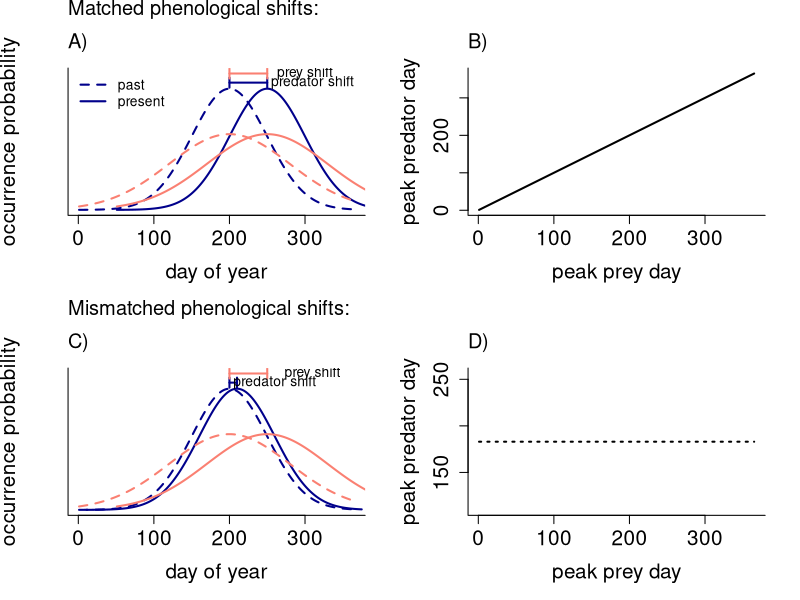

Source code (R):
#Script to make schematic figure of hypotheses tested with the SRKW work
#started October 8, 2019
#Create phenology curve for SRKWs:
meannum<-30
phenshift<-10
numshift<--5
doy<-seq(1,365,by=1)
whaledays<-dnorm(doy,mean=200,sd=50)
preydays<-dnorm(doy,mean=200,sd=80)

doy_shift<-doy+50
pdf("/Users/aileneettinger/Documents/GitHub/fishphen/analyses/figures/srkw_schematic.pdf",height=8, width=8)
#quartz(height=8,width=8)

par(mfrow=c(2,2))
plot(doy,whaledays, xlab= "day of year", ylab= "occurrence probability",xlim=c(1,365),ylim=c(0,max(whaledays)+.001),yaxt="n", type="l", col = "darkblue",lty=2, lwd=2, cex.axis=1.5, cex.lab=1.5, bty="l")

lines(doy_shift,whaledays,lty=1, lwd=2,col="darkblue")
lines(doy,preydays,lty=2, lwd=2,col="salmon")
lines(doy_shift,preydays,lty=1, lwd=2,col="salmon")
mtext("Matched phenological shifts:", side=3, line=3, adj=0, cex=1.2)
mtext("A)", side=3, line=1, adj=0, cex=1.2)

legend("topleft",legend=c("past","present"),lty=c(2,1), lwd=2, bty="n", col= "darkblue")
arrows(doy[which(whaledays==max(whaledays))],max(whaledays)+.0004,doy_shift[which(whaledays==max(whaledays))],max(whaledays)+.0004, code=3, angle=90, length=.05, lwd=2, col="darkblue")
arrows(doy[which(preydays==max(preydays))],max(whaledays)+.001,doy_shift[which(preydays==max(preydays))],max(whaledays)+.001, code=3, angle=90, length=.05, lwd=2, col="salmon")
text(doy_shift[which(whaledays==max(whaledays))]+60,max(whaledays)+.0004,"predator shift")
text(doy_shift[which(preydays==max(preydays))]+50,max(whaledays)+.001,"prey shift")

plot(doy,doy, xlab= "peak prey day", ylab= "peak predator day", type="l", lty=1, lwd=2, cex.axis=1.5, cex.lab=1.5, bty="l")
mtext("B)", side=3, line=1, adj=0, cex=1.2)

plot(doy,whaledays, xlab= "day of year", ylab= "occurrence probability",xlim=c(1,365),ylim=c(0,max(whaledays)+.001),yaxt="n", type="l", col = "darkblue",lty=2, lwd=2, cex.axis=1.5, cex.lab=1.5, bty="l")
doy_shift_mis<-doy+10
lines(doy_shift_mis,whaledays,lty=1, lwd=2,col="darkblue")
lines(doy,preydays,lty=2, lwd=2,col="salmon")
lines(doy_shift,preydays,lty=1, lwd=2,col="salmon")
mtext("Mismatched phenological shifts:", side=3, line=3, adj=0, cex=1.2)
arrows(doy[which(whaledays==max(whaledays))],max(whaledays)+.0004,doy_shift_mis[which(whaledays==max(whaledays))],max(whaledays)+.0004, code=3, angle=90, length=.05, lwd=2,col="darkblue")
arrows(doy[which(preydays==max(preydays))],max(whaledays)+.001,doy_shift[which(preydays==max(preydays))],max(whaledays)+.001, code=3, angle=90, length=.05, lwd=2, col="salmon")
text(doy_shift_mis[which(whaledays==max(whaledays))]+50,max(whaledays)+.0004,"predator shift")
text(doy_shift[which(preydays==max(preydays))]+60,max(whaledays)+.001,"prey shift")
mtext("C)", side=3, line=1, adj=0, cex=1.2)

plot(doy,rep(mean(doy),times=length(doy)), xlab= "peak prey day", ylab= "peak predator day", type="l", lty=3, lwd=2, cex.axis=1.5, cex.lab=1.5, bty="l")
mtext("D)", side=3, line=1, adj=0, cex=1.2)

dev.off()
